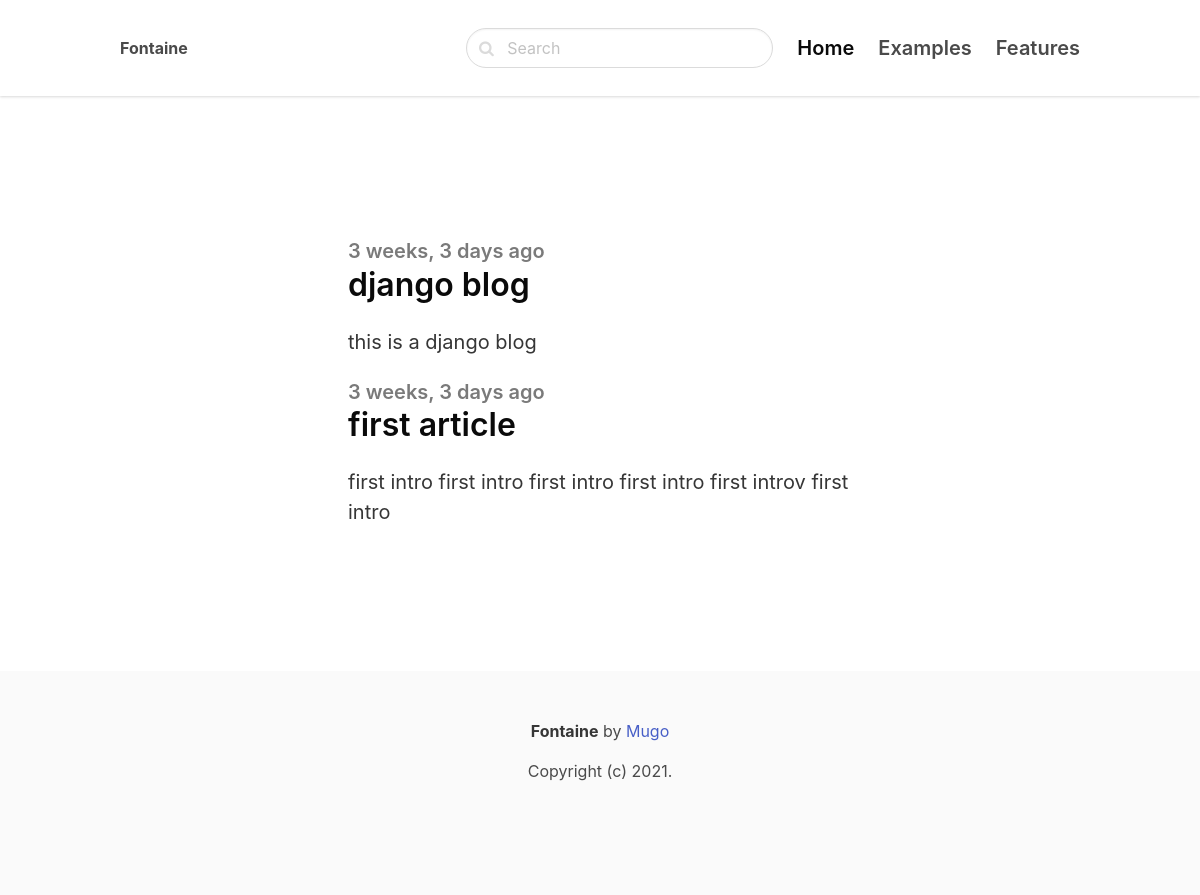
The page / on the database its author committed.
### main_blog/models.py (models this page shows)
class Posts(models.Model):
    title = models.CharField(max_length=255)
    slug = models.SlugField()
    intro = models.TextField()
    body = models.TextField()
    created_at = models.DateTimeField(auto_now_add=True)
    class Meta:
        ordering = ('-created_at',)

### blog_app/views.py (the view)
# urls.py: path('', frontpage, name='frontpage'),
def frontpage(request):
    posts = Posts.objects.all()
    return render(request, 'core/home.html', {'posts': posts})

### blog_app/templates/core/home.html (shortened to what this page needs)
{% extends 'core/base.html' %}
{% block content %}
    <section class="hero ">
        <div class="hero-body">
            <div class="container">
                <section class="section">
                    <div class="columns">
                        <div class="column is-8 is-offset-2">
                            {% for post in posts %}
                                <div class="content is-medium">
                                    <a href="{% url 'post_detail' post.slug %}">
                                        <h2 class="subtitle is-5 has-text-grey">{{ post.created_at|timesince }} ago</h2>
                                        <h1 class="title has-text-black is-3">{{ post.title }}</h1>
                                        <p class="has-text-dark">{{ post.intro }}</p>
                                    </a>
                                </div>
                            {% endfor %}
                        </div>
                    </div>
                </section>
            </div>
        </div>
    </section>
{% endblock %}

### rows shown on the page
Posts: created_at "3 weeks, 3 days", title "django blog", intro "this is a django blog"
Posts: created_at "3 weeks, 3 days", title "first article", intro "first intro first intro first intro first intro first introv first intro"
